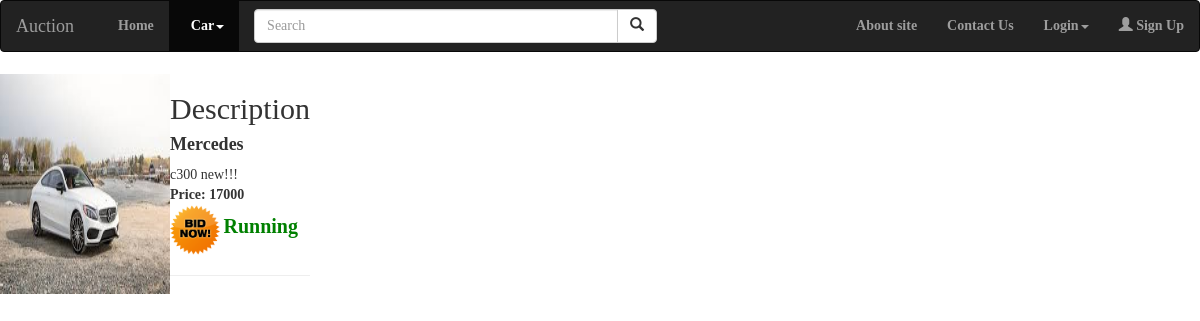
The page /Bidding/Car.php on the database its author committed.
### tables this page shows
CREATE TABLE `product` (
  `ProductID` int(11) NOT NULL AUTO_INCREMENT,
  `ProductName` varchar(45) DEFAULT NULL,
  `CatagoryName` varchar(45) DEFAULT NULL,
  `Username` varchar(45) DEFAULT NULL,
  `Price` varchar(45) DEFAULT NULL,
  `Description` varchar(45) DEFAULT NULL,
  `ProductStatus` varchar(45) DEFAULT NULL,
  `Quantity` varchar(45) DEFAULT NULL,
  `StartDate` date DEFAULT NULL,
  `EndDate` date DEFAULT NULL,
  `Buyer` varchar(45) DEFAULT NULL,
  `Image` varchar(45) DEFAULT NULL,
  PRIMARY KEY (`ProductID`)
);

### Bidding/Car.php (the view, shortened to what this page needs)
<!DOCTYPE html>
<html lang="en">
<head>
  <link rel="stylesheet" href="https://maxcdn.bootstrapcdn.com/bootstrap/3.3.7/css/bootstrap.min.css">
</head>
<body>
<nav class="navbar navbar-inverse">
  <div class="container-fluid">
    <div class="navbar-header">
      <a class="navbar-brand" href="#">Auction</a>
    </div>
    <ul class="nav navbar-nav">
      <li><a href="Home.php"><b>&nbsp&nbsp&nbsp&nbspHome</b></a></li>
      <li class="active" class="dropdown"><a class="dropdown-toggle" data-toggle="dropdown" href="#"><b>&nbsp&nbspCar</b><span class="caret"></span></a>
      </li>
      <form class="navbar-form navbar-left" action="Search.php" method="POST">
      <div class="input-group">
        <input type="text" class="form-control" name="search" placeholder="Search" size="40">
        <div class="input-group-btn">
          <button class="btn btn-default" type="submit">
            <i class="glyphicon glyphicon-search"></i>
          </button>
        </div>
      </div>
    </form>
    </ul>
   <ul class="nav navbar-nav navbar-right">
   <li><a href="#"><b>About site</b></a></li>
      <li><a href="#"><b>Contact Us</b></a></li>
       <li class="dropdown"><a class="dropdown-toggle" data-toggle="dropdown" href="#"><b>Login</b><span class="caret"></span></a>
      </li>
      <li><a href="Registration.php"><span class="glyphicon glyphicon-user"></span> <b>Sign Up</b></a></li>
    </ul>
  </div>
</nav>
<table>
<?php
   $Server="localhost";
     $username="root";
     $psrd="";
     $dbname = "Bidding";
     $connection= mysqli_connect($Server,$username,$psrd,$dbname);
    $query="select * from product where CatagoryName='Car' and ProductStatus='No' ";
    $Result=mysqli_query($connection,$query);
    while ($row=mysqli_fetch_array($Result)) {
    $datenow = date("Y-m-d");
  $sdate = $row['StartDate'];
  if($sdate<=$datenow){
    echo'<td>';
    echo"<img src='".$row['Image']."' width='170px' height='220px'><br>";
    echo'</td>';
    echo'<td>';
    echo "<h2> Description</h2>";
    echo "<h4>";
    echo "<b>";
    echo $row['ProductName'];
    echo "</b>";
    echo "</h4>";
    echo $row['Description'];
    echo "<br>";
    echo "<b>";
    echo "Price: ";
    echo $row['Price'];
    echo "</b>";
    echo "<br>";
?>
     <a href="javascript:bid(<?php echo $row[0]; ?>)"> <img src="Image/bidnow.png"  width="50px" height="50px"  alt="Bid" /> <span style="color: green;font-size: 20px"><b>Running</b></span> </a>
<?php
              echo "<hr>";
echo'</td>';
    }
  }
?>
</table>
</body>
</html>

### Bidding/Car.php (style rules this page uses)
body { font-family: Agency FB; }

### rows shown on the page
product: Image (picture), ProductName "Mercedes", Description "c300 new!!!", Price "17000"
